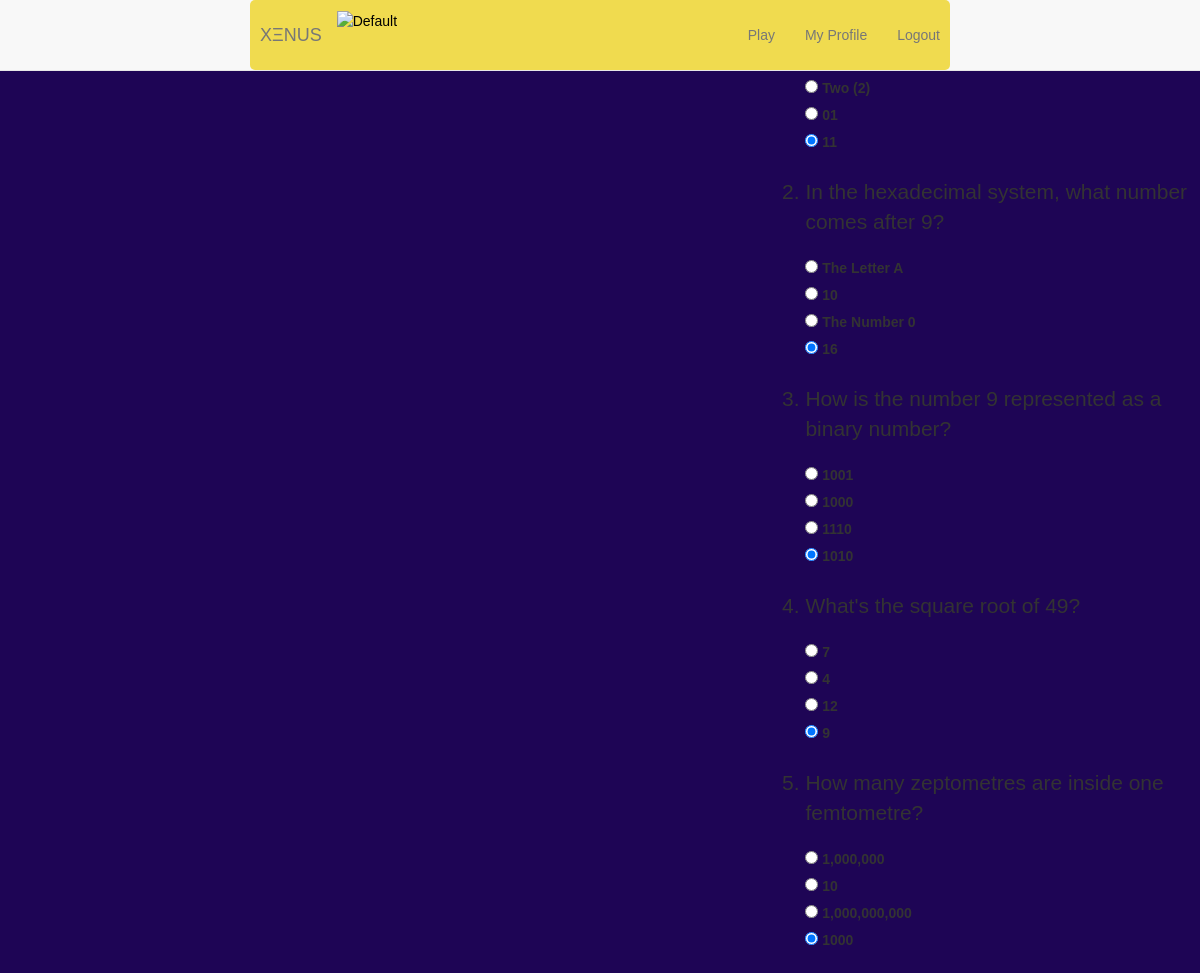
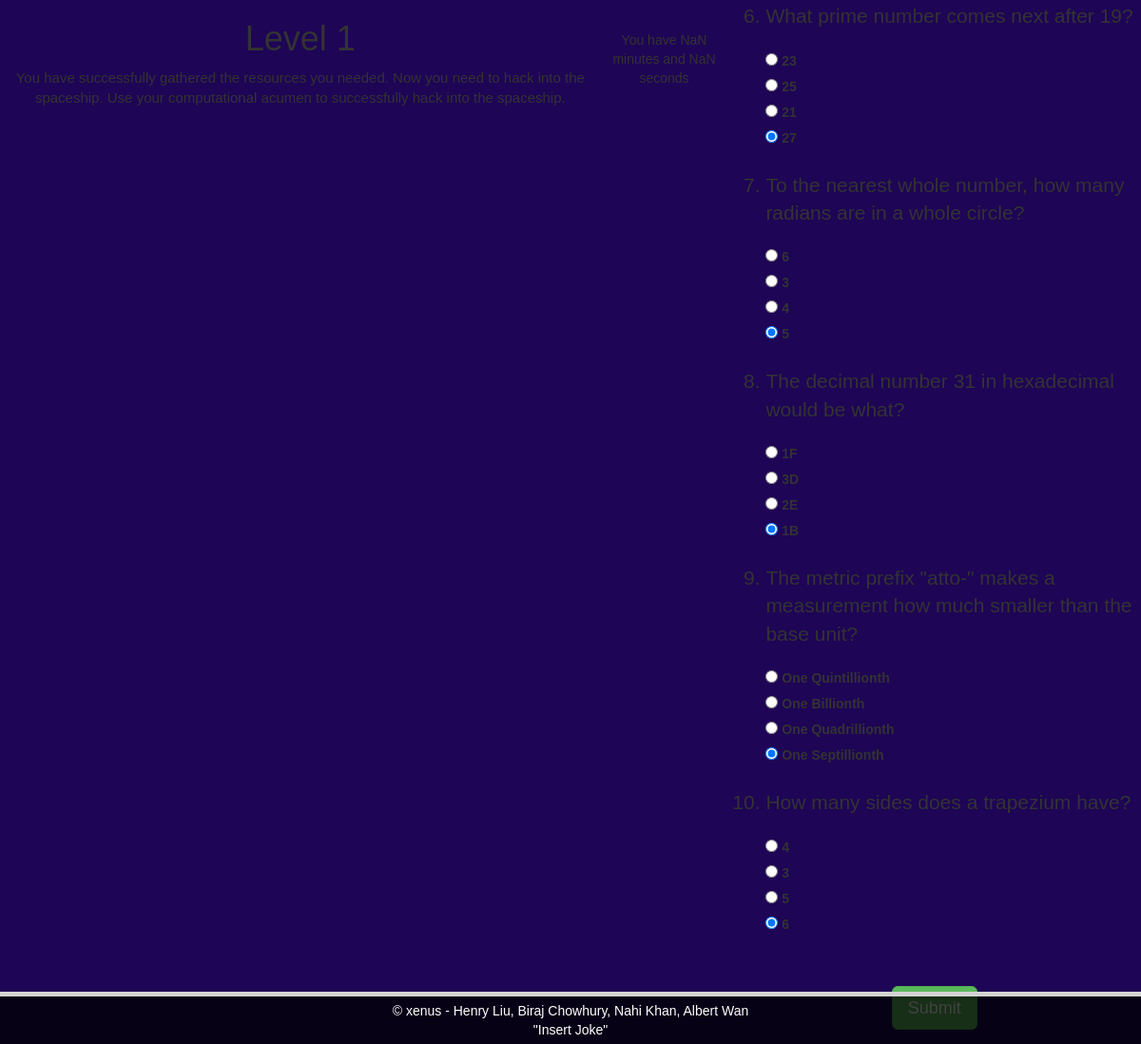
The page /computation (signed in) on the database its author committed (2 pictures, top to bottom).
### tables this page shows
CREATE TABLE TRIVIA (questions TEXT, one TEXT, two TEXT, three TEXT, four TEXT);

### app.py (the view)
@app.route("/computation")
def computation():
    if "user" not in session:
        return redirect(url_for('root'))
    with sqlite3.connect(DB_FILE) as connection:
        c = connection.cursor()
        q = 'SELECT questions, one, two , three, four FROM TRIVIA;'
        foo = c.execute(q)
        List = foo.fetchall()
        connection.commit()
    return render_template('computation.html',q = List, heading = session["user"],sessionstatus = "user" in session)

### templates/computation.html (shortened to what this page needs)
{% extends "homepage.html" %}
{% block body %}
{% block searchresults %}
<div class="container-fluid">
  <center>
    <h1>Level 1</h1>
    <p> You have successfully gathered the resources you needed. Now you need to hack into the spaceship. Use your computational acumen to successfully hack into the spaceship. </p>
  </center>
</div>
<head>
</head>
<body onload="timeRemaining()">
  <center><div>You have <span id="clockdiv"></span></div></center>
</body>
<div class = "form-group">
  <form action = "/computationchecker" method='POST'>
    <ol>
      {% for i in q %}
      <li class="lead">{{i[0]|safe}}</li>
      <div class="form-check">
        <input required="true" class ="form-check-input" type='radio' value='{{i[1]}}' name='{{loop.index0}}' checked/>
        <label class="form-check-label"> {{i[1]|safe}} </label>
        <br>
        <input required="true" class ="form-check-input" type='radio' value='{{i[2]}}' name='{{loop.index0}}' checked/>
        <label class="form-check-label"> {{i[2]|safe}} </label>
        <br>
        <input required="true" class ="form-check-input" type='radio' value='{{i[3]}}' name='{{loop.index0}}' checked/>
        <label class="form-check-label"> {{i[3]|safe}} </label>
        <br>
        <input required="true" class ="form-check-input" type='radio' value='{{i[4]}}' name='{{loop.index0}}' checked/>
        <label class="form-check-label"> {{i[4]|safe}} </label>
        <br>
      </div>
      <br>
      {% endfor %}
      <br>
    </ol>
    <div class="text-center">
      <button type="submit" class="btn btn-success btn-lg">Submit</button>
    </div>
  </form>
</div>
<br><br><br>
{% endblock %}
{% endblock %}

### templates/homepage.html (shortened to what this page needs)
{% extends "template.html" %}
{% block buttons %}
{% if sessionstatus %}
<html lang="en">
<li class="nav-item">
  <a href="{{ url_for('play') }}" class="nav-link">Play</a>
</li>
<li class="nav-item">
  <a href="{{ url_for('profile') }}" class="nav-link">My Profile</a>
</li>
<li class="nav-item">
  <a href="{{ url_for('logout') }}" class="nav-link">Logout</a>
</li>
{% endif %}
{% endblock %}

### templates/template.html (shortened to what this page needs)
<!DOCTYPE html>
<html lang="en" dir="ltr">
<head>
  <link rel="stylesheet" href="https://maxcdn.bootstrapcdn.com/bootstrap/3.3.7/css/bootstrap.min.css">
  <link rel="stylesheet" href="css/styles.css">
  </head>
<br>
<br>
<body style="height: 100%;">
    <nav class="navbar navbar-default navbar-fixed-top" data-sr-id="0" style="color: black; opacity: 1; transition: opacity 2s cubic-bezier(0.5, 0, 0, 1) 0s;">
      <div class="container">
        <div class="navbar-header">
          <a class="navbar-brand" href="{{ url_for('root') }}">XΞNUS</a>
          <img src="https://i.stack.imgur.com/HQwHI.jpg" alt="Default" class="right-align rounded-circle" style="width:60px;">
        </div>
        <div id="navbar" class="collapse navbar-collapse">
          <ul class="nav navbar-nav navbar-right">
            {% block buttons %}
            {% endblock %}
          </ul>
        </div>
      </div>
    </nav>
    {% block body %}
    {% endblock %}
<br>
<br>
  <footer style="position: fixed; left: 0; bottom: 0; padding: 5px; margin-top: 0; width: 100%; background: rgba(0, 0, 0, 0.75); color: white; text-align: center; border-top: solid; border-color:lightgray; border-width: 5px;">
     &copy xenus - Henry Liu, Biraj Chowhury, Nahi Khan, Albert Wan <br> "Insert Joke"
  </footer>
  </body>
</html>

### templates/styles.css (style rules this page uses)
* { box-sizing: border-box; }
body { display: flex; justify-content: center; align-items: center; min-height: 100vh; margin: 0; background-color: #1E0555; }
body, .quote-input { font-family: 'Gill Sans', 'Gill Sans MT', Calibri, 'Trebuchet MS', sans-serif; }
.container { background-color: #F0DB4F; padding: 1rem; border-radius: .5rem; width: 700px; max-width: 90%; }

### templates/computation.html (style rules this page uses)
p { text-align: center; font-size: 15px; margin-top: 0px; }

### templates/template.html (style rules this page uses)
body { background-image: url("/images/snake.jpg"); background-position: 50% 50%; background-repeat: repeat; }

### rows shown on the page
TRIVIA: two "Two (2)", three "01", four "11"
TRIVIA: questions "In the hexadecimal system, what number comes after 9?", one "The Letter A", two "10", three "The Number 0", four "16"
TRIVIA: questions "How is the number 9 represented as a binary number?", one "1001", two "1000", three "1110", four "1010"
TRIVIA: questions "What's the square root of 49?", one "7", two "4", three "12", four "9"
TRIVIA: questions "How many zeptometres are inside one femtometre?", one "1,000,000", two "10", three "1,000,000,000", four "1000"
TRIVIA: questions "What prime number comes next after 19?", one "23", two "25", three "21", four "27"
TRIVIA: questions "To the nearest whole number, how many radians are in a whole circle?", one "6", two "3", three "4", four "5"
TRIVIA: questions "The decimal number 31 in hexadecimal would be what?", one "1F", two "3D", three "2E", four "1B"
TRIVIA: questions "The metric prefix \"atto-\" makes a measurement how much smaller than the base unit?", one "One Quintillionth", two "One Billionth", three "One Quadrillionth", four "One Septillionth"
TRIVIA: questions "How many sides does a trapezium have?", one "4", two "3", three "5", four "6"
